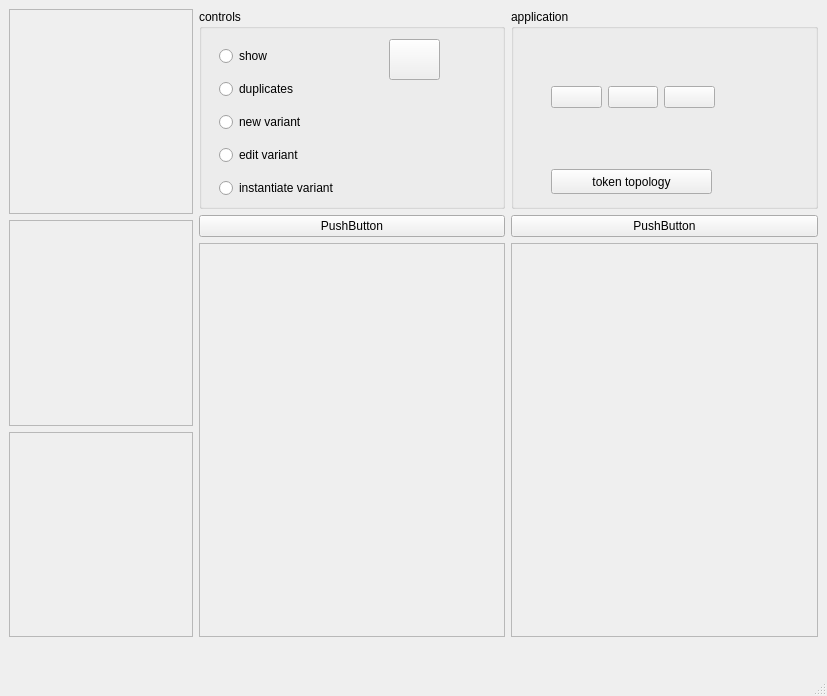
<?xml version="1.0" encoding="UTF-8"?>
<ui version="4.0">
 <class>MainWindow</class>
 <widget class="QMainWindow" name="MainWindow">
  <property name="geometry">
   <rect>
    <x>0</x>
    <y>0</y>
    <width>827</width>
    <height>696</height>
   </rect>
  </property>
  <property name="windowTitle">
   <string>MainWindow</string>
  </property>
  <widget class="QWidget" name="centralwidget">
   <layout class="QGridLayout" name="gridLayout" columnstretch="30,50,50">
    <item row="0" column="1">
     <layout class="QVBoxLayout" name="verticalLayoutSecondColumn">
      <property name="sizeConstraint">
       <enum>QLayout::SetDefaultConstraint</enum>
      </property>
      <item>
       <widget class="QGroupBox" name="groupBoxControls">
        <property name="sizePolicy">
         <sizepolicy hsizetype="Preferred" vsizetype="Fixed">
          <horstretch>0</horstretch>
          <verstretch>0</verstretch>
         </sizepolicy>
        </property>
        <property name="minimumSize">
         <size>
          <width>0</width>
          <height>200</height>
         </size>
        </property>
        <property name="title">
         <string>controls</string>
        </property>
        <widget class="QWidget" name="verticalLayoutWidget">
         <property name="geometry">
          <rect>
           <x>20</x>
           <y>30</y>
           <width>161</width>
           <height>170</height>
          </rect>
         </property>
         <layout class="QVBoxLayout" name="verticalLayout">
          <item>
           <widget class="QRadioButton" name="radioButtonShowVariant">
            <property name="text">
             <string>show</string>
            </property>
           </widget>
          </item>
          <item>
           <widget class="QRadioButton" name="radioButtonDuplicates">
            <property name="text">
             <string>duplicates</string>
            </property>
           </widget>
          </item>
          <item>
           <widget class="QRadioButton" name="radioButtonNewVariant">
            <property name="text">
             <string>new variant</string>
            </property>
           </widget>
          </item>
          <item>
           <widget class="QRadioButton" name="radioButtonEditVariant">
            <property name="text">
             <string>edit variant</string>
            </property>
           </widget>
          </item>
          <item>
           <widget class="QRadioButton" name="radioButtonInstantiateVariant">
            <property name="text">
             <string>instantiate variant</string>
            </property>
           </widget>
          </item>
         </layout>
        </widget>
        <widget class="QPushButton" name="pushButtonDelete">
         <property name="geometry">
          <rect>
           <x>190</x>
           <y>30</y>
           <width>51</width>
           <height>41</height>
          </rect>
         </property>
         <property name="text">
          <string/>
         </property>
        </widget>
       </widget>
      </item>
      <item>
       <widget class="QPushButton" name="pushButtonLeft">
        <property name="text">
         <string>PushButton</string>
        </property>
       </widget>
      </item>
      <item>
       <widget class="QScrollArea" name="scrollAreaLeft">
        <property name="widgetResizable">
         <bool>true</bool>
        </property>
        <widget class="QWidget" name="scrollAreaWidgetContentsLeft">
         <property name="geometry">
          <rect>
           <x>0</x>
           <y>0</y>
           <width>302</width>
           <height>387</height>
          </rect>
         </property>
        </widget>
       </widget>
      </item>
     </layout>
    </item>
    <item row="0" column="0">
     <layout class="QVBoxLayout" name="verticalLayoutFirstColumn">
      <item>
       <widget class="QScrollArea" name="scrollAreaInterNetworks">
        <property name="widgetResizable">
         <bool>true</bool>
        </property>
        <widget class="QWidget" name="scrollAreaWidgetContentsInterNetworks">
         <property name="geometry">
          <rect>
           <x>0</x>
           <y>0</y>
           <width>180</width>
           <height>203</height>
          </rect>
         </property>
        </widget>
       </widget>
      </item>
      <item>
       <widget class="QScrollArea" name="scrollAreaEntities">
        <property name="widgetResizable">
         <bool>true</bool>
        </property>
        <widget class="QWidget" name="scrollAreaWidgetContentsEntities">
         <property name="geometry">
          <rect>
           <x>0</x>
           <y>0</y>
           <width>180</width>
           <height>202</height>
          </rect>
         </property>
        </widget>
       </widget>
      </item>
      <item>
       <widget class="QScrollArea" name="scrollAreaVariant">
        <property name="widgetResizable">
         <bool>true</bool>
        </property>
        <widget class="QWidget" name="scrollAreaWidgetContentsVariants">
         <property name="geometry">
          <rect>
           <x>0</x>
           <y>0</y>
           <width>180</width>
           <height>203</height>
          </rect>
         </property>
        </widget>
       </widget>
      </item>
     </layout>
    </item>
    <item row="0" column="2">
     <layout class="QVBoxLayout" name="verticalLayoutThirdColumn">
      <item>
       <widget class="QGroupBox" name="groupBoxApplication">
        <property name="sizePolicy">
         <sizepolicy hsizetype="Preferred" vsizetype="Fixed">
          <horstretch>0</horstretch>
          <verstretch>0</verstretch>
         </sizepolicy>
        </property>
        <property name="minimumSize">
         <size>
          <width>0</width>
          <height>200</height>
         </size>
        </property>
        <property name="title">
         <string>application</string>
        </property>
        <widget class="QWidget" name="gridLayoutWidget">
         <property name="geometry">
          <rect>
           <x>40</x>
           <y>30</y>
           <width>164</width>
           <height>115</height>
          </rect>
         </property>
         <layout class="QGridLayout" name="gridLayoutApplication">
          <item row="1" column="0">
           <widget class="QPushButton" name="pushButtonInformation">
            <property name="text">
             <string/>
            </property>
           </widget>
          </item>
          <item row="1" column="4">
           <widget class="QPushButton" name="pushButtonCancel">
            <property name="text">
             <string/>
            </property>
           </widget>
          </item>
          <item row="1" column="3">
           <widget class="QPushButton" name="pushButtonSave">
            <property name="text">
             <string/>
            </property>
           </widget>
          </item>
          <item row="0" column="0">
           <spacer name="verticalSpacer">
            <property name="orientation">
             <enum>Qt::Vertical</enum>
            </property>
            <property name="sizeHint" stdset="0">
             <size>
              <width>20</width>
              <height>40</height>
             </size>
            </property>
           </spacer>
          </item>
          <item row="2" column="0">
           <spacer name="verticalSpacer_2">
            <property name="orientation">
             <enum>Qt::Vertical</enum>
            </property>
            <property name="sizeHint" stdset="0">
             <size>
              <width>20</width>
              <height>40</height>
             </size>
            </property>
           </spacer>
          </item>
         </layout>
        </widget>
        <widget class="QPushButton" name="pushButtonTokenTopologies">
         <property name="geometry">
          <rect>
           <x>40</x>
           <y>160</y>
           <width>161</width>
           <height>25</height>
          </rect>
         </property>
         <property name="text">
          <string>token topology</string>
         </property>
        </widget>
       </widget>
      </item>
      <item>
       <widget class="QPushButton" name="pushButtonRight">
        <property name="text">
         <string>PushButton</string>
        </property>
       </widget>
      </item>
      <item>
       <widget class="QScrollArea" name="scrollAreaRight">
        <property name="sizeAdjustPolicy">
         <enum>QAbstractScrollArea::AdjustToContents</enum>
        </property>
        <property name="widgetResizable">
         <bool>true</bool>
        </property>
        <widget class="QWidget" name="scrollAreaWidgetContentsRight">
         <property name="geometry">
          <rect>
           <x>0</x>
           <y>0</y>
           <width>303</width>
           <height>387</height>
          </rect>
         </property>
        </widget>
       </widget>
      </item>
     </layout>
    </item>
   </layout>
  </widget>
  <widget class="QStatusBar" name="statusbar">
   <property name="minimumSize">
    <size>
     <width>0</width>
     <height>50</height>
    </size>
   </property>
   <property name="font">
    <font>
     <pointsize>12</pointsize>
    </font>
   </property>
  </widget>
 </widget>
 <resources/>
 <connections/>
</ui>
